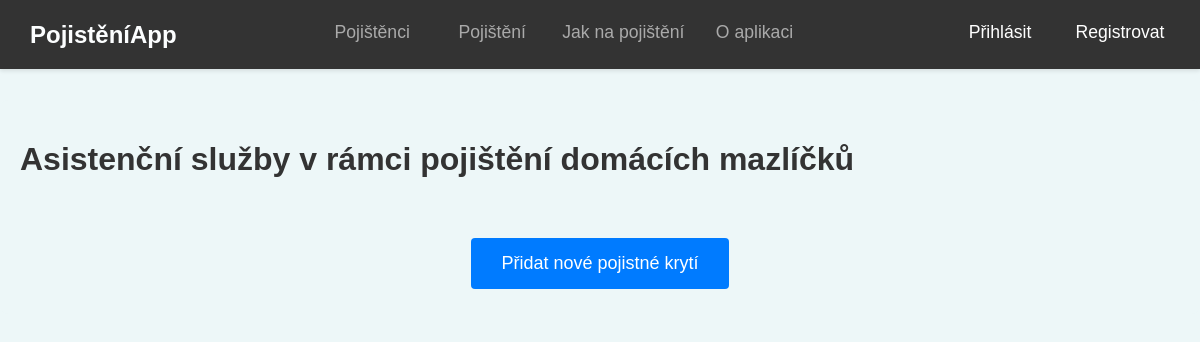
The page /pojisteni/pojisteni/4/kryti/ on the database as committed earlier.
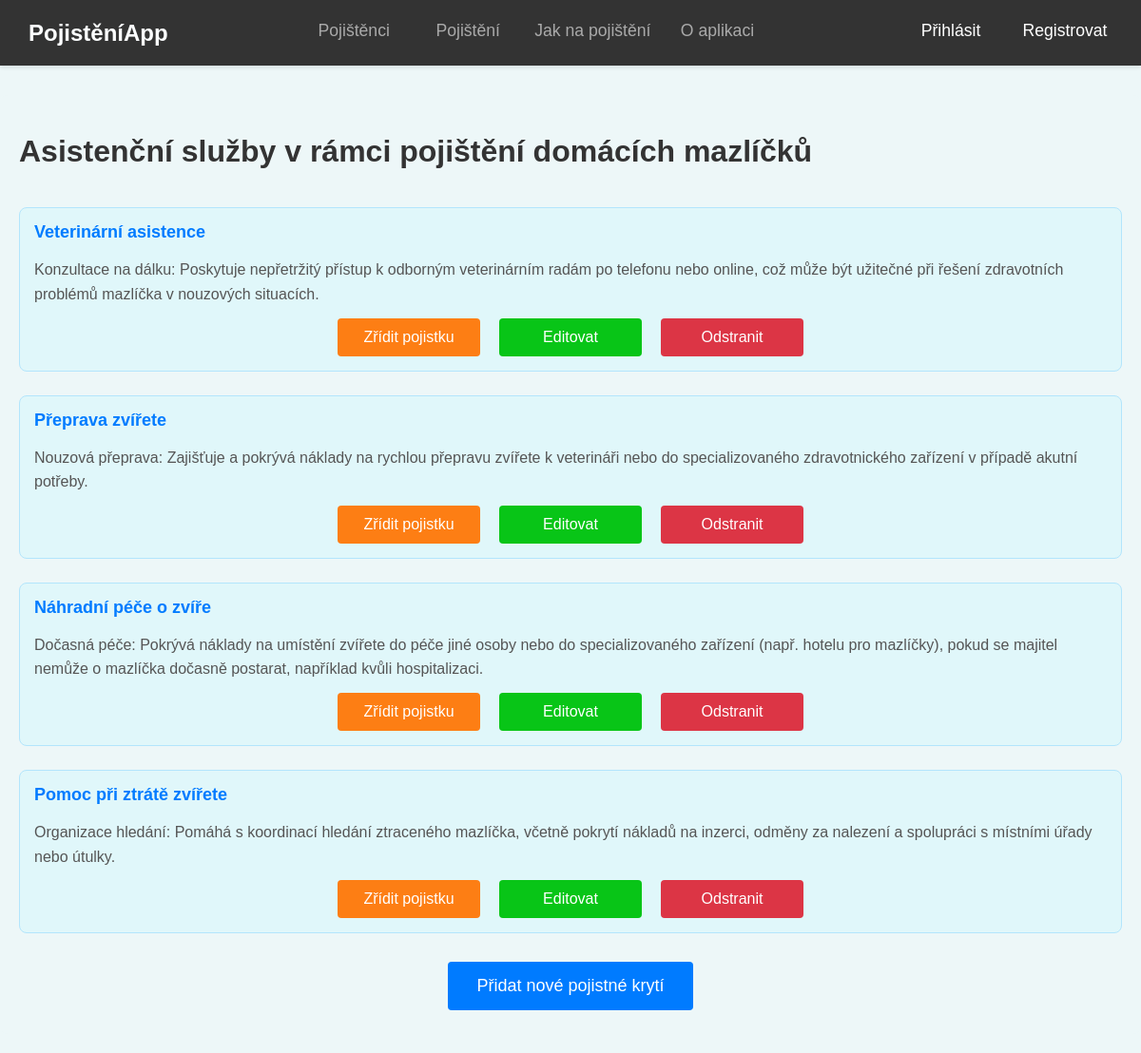
The same page on the database as committed later.
### insurance/models.py (models this page shows, shortened)
class InsuranceType(models.Model):
    name = models.CharField("Název typu pojištění", max_length=100)
    description = models.TextField("Popis typu pojištění", blank=True)
    class Meta:
        verbose_name = "Typ pojištění"
        verbose_name_plural = "Typy pojištění"

class InsuranceCoverage(models.Model):
    insurance_type = models.ForeignKey(InsuranceType, related_name='coverages', on_delete=models.CASCADE, verbose_name="Typ pojištění")
    name = models.CharField("Název pojistného krytí", max_length=100)
    description = models.TextField("Popis pojistného krytí", blank=True)
    premium = models.FloatField("Pojistné", default=0.0)
    class Meta:
        verbose_name = "Pojistné krytí"
        verbose_name_plural = "Pojistná krytí"

### insurance/views.py (the view)
# urls.py: path('pojisteni/<int:id>/kryti/', views.insurance_coverage_list, name='insurance_coverage_list'),  # Zobrazení seznamu pojistných krytí
def insurance_coverage_list(request, id):
    insurance_type = get_object_or_404(InsuranceType, id=id)
    coverages = InsuranceCoverage.objects.filter(insurance_type=insurance_type)
    insured_person = ...
    return render(request, 'insurance/insurance_coverage_list.html', {
        'insurance_type': insurance_type,
        'coverages': coverages,
        'insured_person': insured_person
    })

### insurance/templates/insurance/insurance_coverage_list.html (shortened to what this page needs)
{% extends 'insurance/base.html' %}
{% block content %}
<div class="container">
    <h1 class="page-title">{{ insurance_type.name }}</h1>
    <div class="insurance-coverage-list">
        {% for coverage in coverages %}
        <div class="coverage-item">
            <strong class="coverage-name">{{ coverage.name }}</strong>
            <p class="coverage-description">{{ coverage.description }}</p>
            <div class="coverage-actions">
                <a href="{% url 'add_policy' coverage.id %}" class="btn btn-primary btn-create-policy">Zřídit pojistku</a>
                <a href="{% url 'edit_insurance_coverage' insurance_type.id coverage.id %}" class="btn btn-warning">Editovat</a>
                <form method="post" action="{% url 'delete_insurance_coverage' insurance_type.id coverage.id %}" style="display:inline;">
                    <button type="submit" class="btn btn-danger" onclick="return confirm('Opravdu chcete toto pojistné krytí odstranit?');">Odstranit</button>
                </form>
            </div>
        </div>
        {% endfor %}
    </div>
    <div class="btn-container-center">
        <a href="{% url 'add_insurance_coverage' insurance_type.id %}" class="btn btn-primary btn-add-insurance">Přidat nové pojistné krytí</a>
    </div>
</div>
{% endblock %}

### insurance/templates/insurance/base.html (shortened to what this page needs)
<!DOCTYPE html>
<html lang="cs">
<head>
    {% load static %}
    <link rel="stylesheet" href="{% static 'css/style.css' %}">
    <link rel="stylesheet" href="https://cdnjs.cloudflare.com/ajax/libs/font-awesome/6.0.0-beta3/css/all.min.css">
</head>
<body>
    <header>
        <nav class="navbar">
            <a href="{% url 'index' %}" class="logo">PojistěníApp</a>
            <ul>
                <li><a href="{% url 'insured_list' %}" class="{% if request.resolver_match.url_name == 'insured_list' %}active{% endif %}">Pojištěnci</a></li>
                <li><a href="{% url 'insurance_list' %}" class="{% if request.resolver_match.url_name == 'insurance_list' %}active{% endif %}">Pojištění</a></li>
                <li><a href="{% url 'how_to_insurance' %}" class="{% if request.resolver_match.url_name == 'how_to_insurance' %}active{% endif %}">Jak na pojištění</a></li>
                <li><a href="{% url 'about' %}" class="{% if request.resolver_match.url_name == 'about' %}active{% endif %}">O aplikaci</a></li>
            </ul>
            <ul class="nav-right">
                {% if user.is_authenticated %}
                    {% if user.is_staff %}
                        <li><a href="{% url 'admin:index' %}">Admin</a></li>
                    {% else %}
                        <li><a href="#" class="capitalize-first">{{ user.username|title }}</a></li>
                    {% endif %}
                    <li>
                        <form method="post" action="{% url 'logout' %}" style="display:inline;">
                            {% csrf_token %}
                            <button type="submit" class="btn-link">Odhlásit</button>
                        </form>
                    </li>
                {% else %}
                    <li><a href="{% url 'login' %}" class="{% if request.resolver_match.url_name == 'login' %}active{% endif %}">Přihlásit</a></li>
                    <li><a href="{% url 'register' %}" class="{% if request.resolver_match.url_name == 'register' %}active{% endif %}">Registrovat</a></li>
                {% endif %}
            </ul>
        </nav>
    </header>
    <main>
        {% block content %}
        {% endblock %}
    </main>
</body>
</html>

### insurance/static/css/style.css (style rules this page uses)
body { font-family: Arial, sans-serif; margin: 0; padding: 0; background-color: #edf7f8; }
header { background-color: #333; padding: 10px 0; }
.logo { font-weight: bold; font-size: 24px; color: white; text-decoration: none; }
.navbar { background-color: #333; padding: 10px 20px; position: fixed; width: calc(100% - 40px); top: 0; left: 0; z-index: 20; display: flex; justify-content: space-between; align-items: center; box-shadow: 0 2px 4px rgba(0, 0, 0, 0.1); }
.navbar ul { list-style: none; margin: 0; padding: 0; display: flex; align-items: center; }
.navbar li { margin-right: 0px; }
.navbar ul li { min-width: 120px; text-align: center; }
.navbar a { color: #aaa; text-decoration: none; padding: 8px 10px; display: inline-block; transition: color 0.3s ease; }
.navbar a.logo { color: #fcfeff; font-weight: bold; font-size: 24px; }
.nav-right { display: flex; align-items: center; }
.nav-right a { color: white; text-decoration: none; padding: 8px 0; display: inline-block; transition: color 0.3s ease; width: 100px; text-align: center; }
.nav-right li { margin-left: 0; margin-right: 0; }
.container { max-width: 1200px; margin: 80px auto 20px auto; padding: 20px; background-color: #edf7f8; border-radius: 8px; }
h1 { font-size: 2em; color: #333; margin-bottom: 20px; }
p, ul { font-size: 1.1em; line-height: 1.6; color: #555; margin-bottom: 20px; }
ul { padding-left: 30px; }
li { margin-bottom: 5px; }
a { color: #007bff; text-decoration: none; }
.btn { font-size: 14px; padding: 10px 20px; margin: 5px; border-radius: 5px; border: none; cursor: pointer; }
.btn-primary { background-color: #007bff; color: white; }
.btn-danger { background-color: #dc3545; color: white; }
.btn-warning { background-color: #08c517; color: white; }
.btn-create-policy { background-color: #fd7e14; color: white; border-color: #fd7e14; }
.page-title { font-size: 32px; color: #333; margin-bottom: 40px; font-weight: bold; text-align: left; }
.btn-container-center { display: flex; justify-content: center; margin-top: 15px; }
.btn-add-insurance { font-size: 18px; padding: 15px 30px; text-align: center; text-decoration: none; background-color: #007bff; color: white; border-radius: 4px; border: none; white-space: nowrap; }
.insurance-coverage-list { display: flex; flex-direction: column; gap: 15px; }
.coverage-item { background-color: #e0f7fa; padding: 15px; border-radius: 8px; border: 1px solid #b3e5fc; margin-bottom: 10px; transition: background-color 0.3s ease, border-color 0.3s ease; }
.coverage-name { font-size: 18px; color: #007bff; margin-bottom: 5px; }
.coverage-description { font-size: 16px; color: #555; margin-bottom: 0px; }
.coverage-actions { display: flex; justify-content: center; gap: 20px; margin-top: 12px; }
.coverage-actions .btn { display: inline-flex; align-items: center; justify-content: center; width: 150px; height: 40px; text-align: center; padding: 10px 20px; text-decoration: none; border-radius: 4px; font-size: 16px; color: white; margin: 0; box-sizing: border-box; }
.coverage-actions .btn-danger { background-color: #dc3545; border-color: #dc3545; margin: 0; }

Rows that differ between the two databases and show on the page:
added InsuranceCoverage: name "Veterinární asistence", description "Konzultace na dálku: Poskytuje nepřetržitý přístup k odborným veterinárním radám po telefonu nebo online, což může být užitečné při řešení zdravotních problémů mazlíčka v nouzových situacích."
added InsuranceCoverage: name "Přeprava zvířete", description "Nouzová přeprava: Zajišťuje a pokrývá náklady na rychlou přepravu zvířete k veterináři nebo do specializovaného zdravotnického zařízení v případě akutní potřeby."
added InsuranceCoverage: name "Náhradní péče o zvíře", description "Dočasná péče: Pokrývá náklady na umístění zvířete do péče jiné osoby nebo do specializovaného zařízení (např. hotelu pro mazlíčky), pokud se majitel nemůže o mazlíčka dočasně postarat, například kvůli hospitalizaci."
added InsuranceCoverage: name "Pomoc při ztrátě zvířete", description "Organizace hledání: Pomáhá s koordinací hledání ztraceného mazlíčka, včetně pokrytí nákladů na inzerci, odměny za nalezení a spolupráci s místními úřady nebo útulky."
